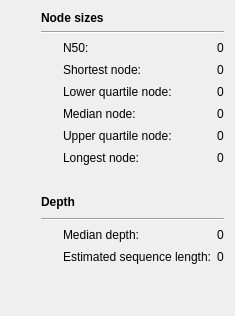
    <widget class="QWidget" name="widget_2" native="true">
     <layout class="QGridLayout" name="gridLayout_3">
      <item row="6" column="3">
       <widget class="QLabel" name="upperQuartileNodeLabel">
        <property name="text">
         <string>0</string>
        </property>
        <property name="textInteractionFlags">
         <set>Qt::LinksAccessibleByMouse|Qt::TextSelectableByKeyboard|Qt::TextSelectableByMouse</set>
        </property>
       </widget>
      </item>
      <item row="2" column="2">
       <widget class="QLabel" name="label_11">
        <property name="text">
         <string>N50:</string>
        </property>
       </widget>
      </item>
      <item row="8" column="2" colspan="2">
       <spacer name="verticalSpacer_3">
        <property name="orientation">
         <enum>Qt::Vertical</enum>
        </property>
        <property name="sizeType">
         <enum>QSizePolicy::Fixed</enum>
        </property>
        <property name="sizeHint" stdset="0">
         <size>
          <width>20</width>
          <height>20</height>
         </size>
        </property>
       </spacer>
      </item>
      <item row="11" column="3">
       <widget class="QLabel" name="medianDepthLabel">
        <property name="text">
         <string>0</string>
        </property>
        <property name="textInteractionFlags">
         <set>Qt::LinksAccessibleByMouse|Qt::TextSelectableByKeyboard|Qt::TextSelectableByMouse</set>
        </property>
       </widget>
      </item>
      <item row="6" column="2">
       <widget class="QLabel" name="label_18">
        <property name="text">
         <string>Upper quartile node:</string>
        </property>
       </widget>
      </item>
      <item row="5" column="3">
       <widget class="QLabel" name="medianNodeLabel">
        <property name="text">
         <string>0</string>
        </property>
        <property name="textInteractionFlags">
         <set>Qt::LinksAccessibleByMouse|Qt::TextSelectableByKeyboard|Qt::TextSelectableByMouse</set>
        </property>
       </widget>
      </item>
      <item row="4" column="2">
       <widget class="QLabel" name="label_16">
        <property name="text">
         <string>Lower quartile node:</string>
        </property>
       </widget>
      </item>
      <item row="2" column="3">
       <widget class="QLabel" name="n50Label">
        <property name="text">
         <string>0</string>
        </property>
        <property name="textInteractionFlags">
         <set>Qt::LinksAccessibleByMouse|Qt::TextSelectableByKeyboard|Qt::TextSelectableByMouse</set>
        </property>
       </widget>
      </item>
      <item row="13" column="2">
       <spacer name="verticalSpacer_6">
        <property name="orientation">
         <enum>Qt::Vertical</enum>
        </property>
        <property name="sizeHint" stdset="0">
         <size>
          <width>20</width>
          <height>40</height>
         </size>
        </property>
       </spacer>
      </item>
      <item row="2" column="1">
       <widget class="InfoTextWidget" name="n50InfoText" native="true">
        <property name="sizePolicy">
         <sizepolicy hsizetype="Fixed" vsizetype="Fixed">
          <horstretch>0</horstretch>
          <verstretch>0</verstretch>
         </sizepolicy>
        </property>
        <property name="minimumSize">
         <size>
          <width>16</width>
          <height>16</height>
         </size>
        </property>
        <property name="maximumSize">
         <size>
          <width>16</width>
          <height>16</height>
         </size>
        </property>
        <property name="toolTip">
         <string>&lt;html&gt;&lt;head/&gt;&lt;body&gt;&lt;p&gt;The N50 node length.&lt;br/&gt;&lt;br/&gt;The sum of lengths for nodes this size and larger is at least 50% of the total length. &lt;/p&gt;&lt;/body&gt;&lt;/html&gt;</string>
        </property>
       </widget>
      </item>
      <item row="3" column="1">
       <widget class="InfoTextWidget" name="shortestNodeInfoText" native="true">
        <property name="sizePolicy">
         <sizepolicy hsizetype="Fixed" vsizetype="Fixed">
          <horstretch>0</horstretch>
          <verstretch>0</verstretch>
         </sizepolicy>
        </property>
        <property name="minimumSize">
         <size>
          <width>16</width>
          <height>16</height>
         </size>
        </property>
        <property name="maximumSize">
         <size>
          <width>16</width>
          <height>16</height>
         </size>
        </property>
        <property name="toolTip">
         <string>The length of the shortest node in the graph.</string>
        </property>
       </widget>
      </item>
      <item row="4" column="1">
       <widget class="InfoTextWidget" name="lowerQuartileNodeInfoText" native="true">
        <property name="sizePolicy">
         <sizepolicy hsizetype="Fixed" vsizetype="Fixed">
          <horstretch>0</horstretch>
          <verstretch>0</verstretch>
         </sizepolicy>
        </property>
        <property name="minimumSize">
         <size>
          <width>16</width>
          <height>16</height>
         </size>
        </property>
        <property name="maximumSize">
         <size>
          <width>16</width>
          <height>16</height>
         </size>
        </property>
        <property name="toolTip">
         <string>&lt;html&gt;&lt;head/&gt;&lt;body&gt;&lt;p&gt;The first quartile node length in the graph.&lt;br/&gt;&lt;br/&gt;One quarter of the nodes are shorter than this length and three quarters are longer.  &lt;/p&gt;&lt;/body&gt;&lt;/html&gt;</string>
        </property>
       </widget>
      </item>
      <item row="5" column="1">
       <widget class="InfoTextWidget" name="medianNodeInfoText" native="true">
        <property name="sizePolicy">
         <sizepolicy hsizetype="Fixed" vsizetype="Fixed">
          <horstretch>0</horstretch>
          <verstretch>0</verstretch>
         </sizepolicy>
        </property>
        <property name="minimumSize">
         <size>
          <width>16</width>
          <height>16</height>
         </size>
        </property>
        <property name="maximumSize">
         <size>
          <width>16</width>
          <height>16</height>
         </size>
        </property>
        <property name="toolTip">
         <string>&lt;html&gt;&lt;head/&gt;&lt;body&gt;&lt;p&gt;The median node length in the graph.&lt;br/&gt;&lt;br/&gt;Half of the nodes are shorter than this length and half are longer.  &lt;/p&gt;&lt;/body&gt;&lt;/html&gt;</string>
        </property>
       </widget>
      </item>
      <item row="6" column="1">
       <widget class="InfoTextWidget" name="upperQuartileNodeInfoText" native="true">
        <property name="sizePolicy">
         <sizepolicy hsizetype="Fixed" vsizetype="Fixed">
          <horstretch>0</horstretch>
          <verstretch>0</verstretch>
         </sizepolicy>
        </property>
        <property name="minimumSize">
         <size>
          <width>16</width>
          <height>16</height>
         </size>
        </property>
        <property name="maximumSize">
         <size>
          <width>16</width>
          <height>16</height>
         </size>
        </property>
        <property name="toolTip">
         <string>&lt;html&gt;&lt;head/&gt;&lt;body&gt;&lt;p&gt;The third quartile node length in the graph.&lt;br/&gt;&lt;br/&gt;Three quarters of the nodes are shorter than this length and one quarter are longer. &lt;/p&gt;&lt;/body&gt;&lt;/html&gt;</string>
        </property>
       </widget>
      </item>
      <item row="7" column="1">
       <widget class="InfoTextWidget" name="longestNodeInfoText" native="true">
        <property name="sizePolicy">
         <sizepolicy hsizetype="Fixed" vsizetype="Fixed">
          <horstretch>0</horstretch>
          <verstretch>0</verstretch>
         </sizepolicy>
        </property>
        <property name="minimumSize">
         <size>
          <width>16</width>
          <height>16</height>
         </size>
        </property>
        <property name="maximumSize">
         <size>
          <width>16</width>
          <height>16</height>
         </size>
        </property>
        <property name="toolTip">
         <string>The length of the longest node in the graph.</string>
        </property>
       </widget>
      </item>
      <item row="10" column="1" colspan="3">
       <widget class="Line" name="line_4">
        <property name="orientation">
         <enum>Qt::Horizontal</enum>
        </property>
       </widget>
      </item>
      <item row="11" column="1">
       <widget class="InfoTextWidget" name="medianDepthInfoText" native="true">
        <property name="sizePolicy">
         <sizepolicy hsizetype="Fixed" vsizetype="Fixed">
          <horstretch>0</horstretch>
          <verstretch>0</verstretch>
         </sizepolicy>
        </property>
        <property name="minimumSize">
         <size>
          <width>16</width>
          <height>16</height>
         </size>
        </property>
        <property name="maximumSize">
         <size>
          <width>16</width>
          <height>16</height>
         </size>
        </property>
        <property name="toolTip">
         <string>&lt;html&gt;&lt;head/&gt;&lt;body&gt;&lt;p&gt;The median depth of the graph nodes, by base.&lt;br/&gt;&lt;br/&gt;For most assemblies (assuming the majority of sequences are not repeats) this value will indicate the approximate depth of nodes for sequences that occur once.&lt;br/&gt;&lt;br/&gt;E.g. if this value is 14.5x, then:&lt;/p&gt;&lt;ul style=&quot;margin-top: 0px; margin-bottom: 0px; margin-left: 0px; margin-right: 0px; -qt-list-indent: 1;&quot;&gt;&lt;li style=&quot; margin-top:12px; margin-bottom:0px; margin-left:0px; margin-right:0px; -qt-block-indent:0; text-indent:0px;&quot;&gt;a node with depth 14.2x probably represents a sequence which occurs once &lt;/li&gt;&lt;li style=&quot; margin-top:0px; margin-bottom:0px; margin-left:0px; margin-right:0px; -qt-block-indent:0; text-indent:0px;&quot;&gt;a node with depth 29.3x probably represents a sequence which occurs twice &lt;/li&gt;&lt;li style=&quot; margin-top:0px; margin-bottom:0px; margin-left:0px; margin-right:0px; -qt-block-indent:0; text-indent:0px;&quot;&gt;a node with depth 43.4x probably represents a sequence which occurs twice &lt;/li&gt;&lt;li style=&quot; margin-top:0px; margin-bottom:12px; margin-left:0px; margin-right:0px; -qt-block-indent:0; text-indent:0px;&quot;&gt;etc. &lt;/li&gt;&lt;/ul&gt;&lt;/body&gt;&lt;/html&gt;</string>
        </property>
       </widget>
      </item>
      <item row="12" column="1">
       <widget class="InfoTextWidget" name="estimatedSequenceLengthInfoText" native="true">
        <property name="sizePolicy">
         <sizepolicy hsizetype="Fixed" vsizetype="Fixed">
          <horstretch>0</horstretch>
          <verstretch>0</verstretch>
         </sizepolicy>
        </property>
        <property name="minimumSize">
         <size>
          <width>16</width>
          <height>16</height>
         </size>
        </property>
        <property name="maximumSize">
         <size>
          <width>16</width>
          <height>16</height>
         </size>
        </property>
        <property name="toolTip">
         <string>&lt;html&gt;&lt;head/&gt;&lt;body&gt;&lt;p&gt;An estimate of the underlying sequence length, accounting for repeated sequences.&lt;br/&gt;&lt;br/&gt;Repeated sequences can result in the graph's total length being less than the total length of the underlying sequence. This is because a sequence which occurs multiple times may assemble into a single node.&lt;br/&gt;&lt;br/&gt;To account for this, Bandage estimates sequence length by using median depth to assign a copy number count to each node. The node lengths are then multipled by this copy number and totalled (with any overlap sequences removed). &lt;br/&gt;&lt;br/&gt;Note that this value represents an estimate of the number of base pairs per cell. So if a bacterial cell contained 20 copies of a 10 kb plasmid, then that plasmid would contribute 200 kb to this value. &lt;/p&gt;&lt;/body&gt;&lt;/html&gt;</string>
        </property>
       </widget>
      </item>
      <item row="1" column="1" colspan="3">
       <widget class="Line" name="line_3">
        <property name="orientation">
         <enum>Qt::Horizontal</enum>
        </property>
       </widget>
      </item>
      <item row="9" column="1" colspan="2">
       <widget class="QLabel" name="label_32">
        <property name="font">
         <font>
          <bold>true</bold>
         </font>
        </property>
        <property name="text">
         <string>Depth</string>
        </property>
       </widget>
      </item>
      <item row="0" column="1" colspan="2">
       <widget class="QLabel" name="label_15">
        <property name="font">
         <font>
          <bold>true</bold>
         </font>
        </property>
        <property name="text">
         <string>Node sizes</string>
        </property>
       </widget>
      </item>
      <item row="12" column="3">
       <widget class="QLabel" name="estimatedSequenceLengthLabel">
        <property name="text">
         <string>0</string>
        </property>
        <property name="textInteractionFlags">
         <set>Qt::LinksAccessibleByMouse|Qt::TextSelectableByKeyboard|Qt::TextSelectableByMouse</set>
        </property>
       </widget>
      </item>
      <item row="12" column="2">
       <widget class="QLabel" name="label_34">
        <property name="text">
         <string>Estimated sequence length:</string>
        </property>
       </widget>
      </item>
      <item row="4" column="3">
       <widget class="QLabel" name="lowerQuartileNodeLabel">
        <property name="text">
         <string>0</string>
        </property>
        <property name="textInteractionFlags">
         <set>Qt::LinksAccessibleByMouse|Qt::TextSelectableByKeyboard|Qt::TextSelectableByMouse</set>
        </property>
       </widget>
      </item>
      <item row="7" column="3">
       <widget class="QLabel" name="longestNodeLabel">
        <property name="text">
         <string>0</string>
        </property>
        <property name="textInteractionFlags">
         <set>Qt::LinksAccessibleByMouse|Qt::TextSelectableByKeyboard|Qt::TextSelectableByMouse</set>
        </property>
       </widget>
      </item>
      <item row="5" column="2">
       <widget class="QLabel" name="label_17">
        <property name="text">
         <string>Median node:</string>
        </property>
       </widget>
      </item>
      <item row="3" column="3">
       <widget class="QLabel" name="shortestNodeLabel">
        <property name="text">
         <string>0</string>
        </property>
        <property name="textInteractionFlags">
         <set>Qt::LinksAccessibleByMouse|Qt::TextSelectableByKeyboard|Qt::TextSelectableByMouse</set>
        </property>
       </widget>
      </item>
      <item row="7" column="2">
       <widget class="QLabel" name="label_19">
        <property name="text">
         <string>Longest node:</string>
        </property>
       </widget>
      </item>
      <item row="11" column="2">
       <widget class="QLabel" name="label_33">
        <property name="text">
         <string>Median depth:</string>
        </property>
       </widget>
      </item>
      <item row="3" column="2">
       <widget class="QLabel" name="label_12">
        <property name="text">
         <string>Shortest node:</string>
        </property>
       </widget>
      </item>
      <item row="9" column="0">
       <spacer name="horizontalSpacer_5">
        <property name="orientation">
         <enum>Qt::Horizontal</enum>
        </property>
        <property name="sizeType">
         <enum>QSizePolicy::Fixed</enum>
        </property>
        <property name="sizeHint" stdset="0">
         <size>
          <width>30</width>
          <height>20</height>
         </size>
        </property>
       </spacer>
      </item>
     </layout>
    </widget>
